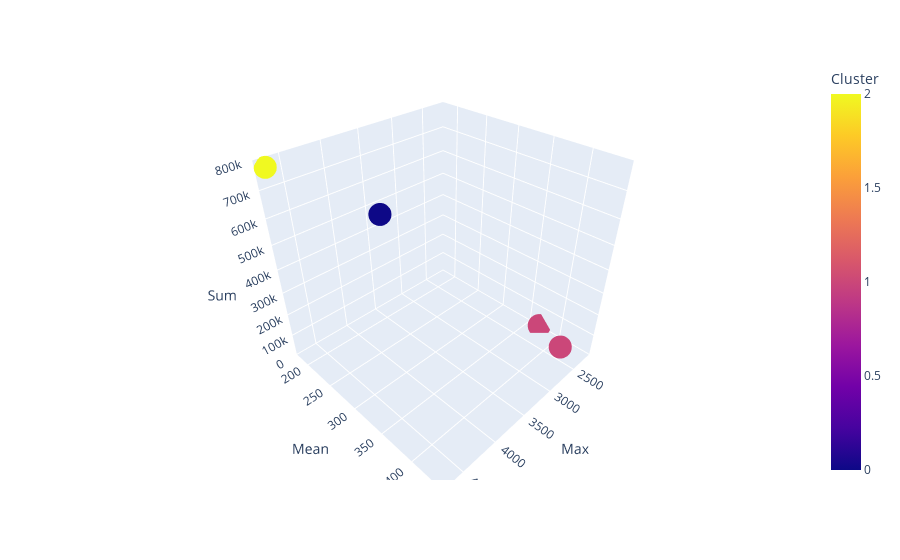

Source (notebook cell):
### Code cell
fig.show()

### Figure 1 — Plotly figure (JSON) as saved in the notebook; plotly's stock layout.template omitted (floating-point values rounded to 4 significant figures)
{"data": [{"hovertemplate": "Max=%{x}<br>Mean=%{y}<br>Sum=%{z}<br>Cluster=%{marker.color}<extra></extra>", "legendgroup": "", "marker": {"color": [1, 1, 0, 2], "coloraxis": "coloraxis", "symbol": "circle"}, "mode": "markers", "name": "", "scene": "scene", "showlegend": false, "type": "scatter3d", "x": [2214, 2799, 4094, 4710], "y": [370.1, 438.8, 283.4, 181.3], "z": [23319, 160156, 661478, 777373]}], "layout": {"coloraxis": {"colorbar": {"title": {"text": "Cluster"}}, "colorscale": [[0, "#0d0887"], [0.1111, "#46039f"], [0.2222, "#7201a8"], [0.3333, "#9c179e"], [0.4444, "#bd3786"], [0.5556, "#d8576b"], [0.6667, "#ed7953"], [0.7778, "#fb9f3a"], [0.8889, "#fdca26"], [1, "#f0f921"]]}, "legend": {"tracegroupgap": 0}, "margin": {"t": 60}, "scene": {"domain": {"x": [0, 1], "y": [0, 1]}, "xaxis": {"title": {"text": "Max"}}, "yaxis": {"title": {"text": "Mean"}}, "zaxis": {"title": {"text": "Sum"}}}}}
